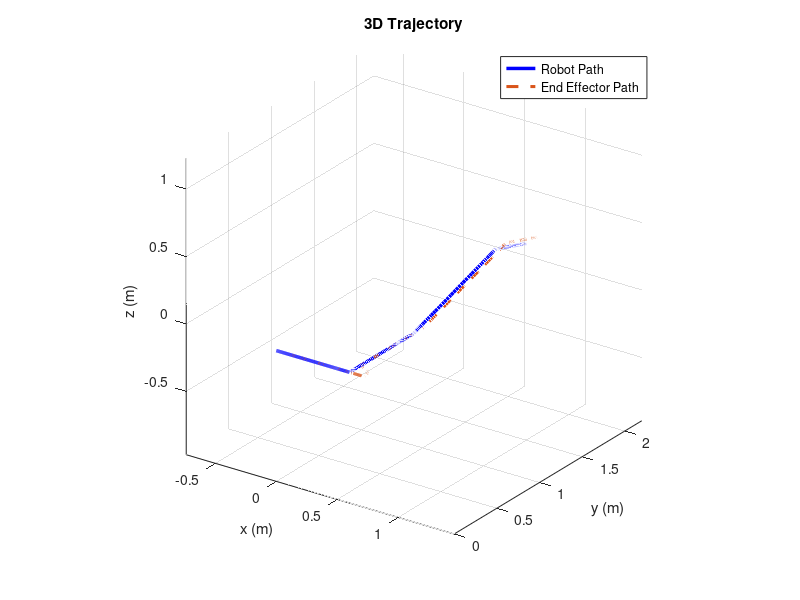
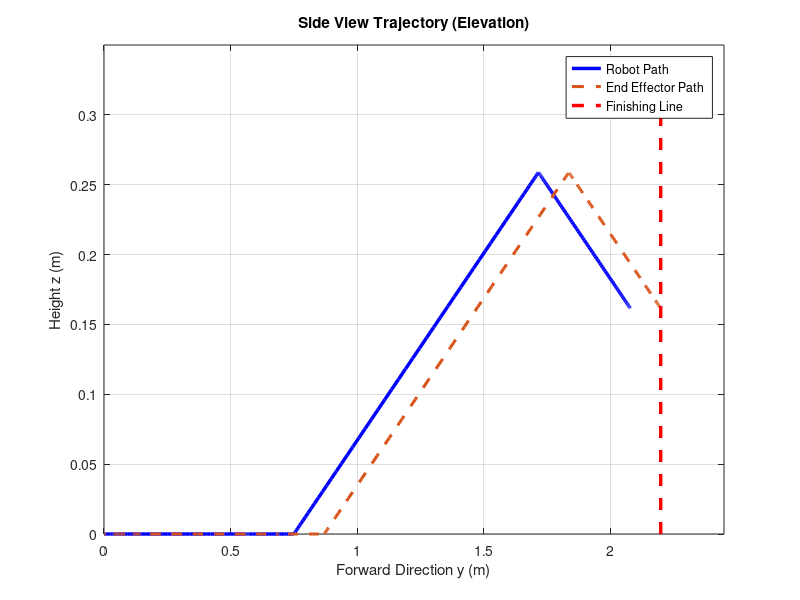
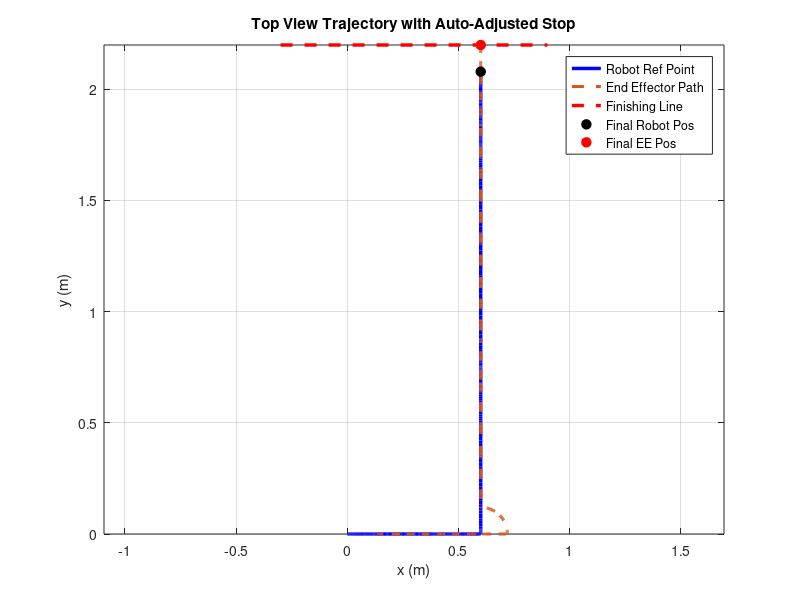
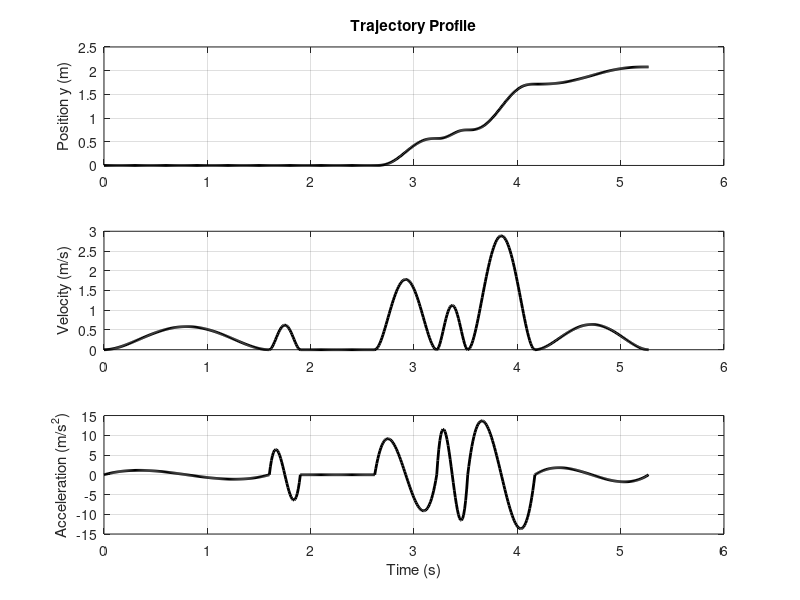

Here is the MATLAB script that generated these plots, in order: (Note: this script raises an error after producing the figures.)
clear; clc; close all;

%% =========================================================
%% PARAMETER ROBOT
%% =========================================================
m = 2.4;
r = 0.035;
L = 0.25;
CPR = 500;
Ts = 0.01;
g = 9.81;

Jz = (1/12)*m*(L^2 + 0.30^2);
ee_offset = 0.12;

%% =========================================================
%% PARAMETER KOMPETISI
%% =========================================================
We = 100;
Wt = 1;

%% =========================================================
%% PARAMETER TRACK
%% =========================================================
d1 = 0.50;
d2 = 0.75;
dup = 1.00;

alpha_peak_deg = 150;
beta_deg = (180 - alpha_peak_deg)/2;
beta = deg2rad(beta_deg);

%% =========================================================
%% FINISHING LINE
%% =========================================================
finish_y = d2 + dup*cos(beta) + 0.5*cos(beta);
finish_z = dup*sin(beta) - 0.5*sin(beta);

y_robot_target = finish_y - ee_offset;
ddown_robot = (y_robot_target - (d2 + dup*cos(beta))) / cos(beta);

if ddown_robot < 0
    error('Hasil target turunan negatif. Cek ee_offset atau geometri lintasan.');
end
if ddown_robot > 1.0
    error('Robot harus turun lebih dari 100 cm. Cek finishing line atau ee_offset.');
end

%% =========================================================
%% PARAMETER AGRESIVITAS
%% =========================================================
turn_aggr  = 2.20;
slope_aggr = 2.00;

d_preturn  = 0.10;
d_preslope = 0.18;

if d_preslope >= d2
    error('d_preslope harus lebih kecil dari d2');
end

d2_remain = d2 - d_preslope;

%% =========================================================
%% DURASI TIAP SEGMEN
%% =========================================================
T1  = 1.60;
T2a = 0.30;
T2b = 1.60 / turn_aggr;
T3  = 0.60;
T4a = 0.30;
T4b = 1.30 / slope_aggr;
T5  = 1.10;

%% =========================================================
%% FUNGSI QUINTIC
%% =========================================================
q   = @(tau) 10*tau.^3 - 15*tau.^4 + 6*tau.^5;
dq  = @(tau) 30*tau.^2 - 60*tau.^3 + 30*tau.^4;
ddq = @(tau) 60*tau - 180*tau.^2 + 120*tau.^3;

%% =========================================================
%% SEGMENT 1: MAJU LURUS AWAL
%% =========================================================
t1 = 0:Ts:T1; tau1 = t1/T1;
x1 = q(tau1) * d1;
y1 = zeros(size(t1));
z1 = zeros(size(t1));
theta1 = zeros(size(t1));
v1 = dq(tau1) * (d1/T1);
a1 = ddq(tau1) * (d1/T1^2);
omega1 = zeros(size(t1));
alpha1 = zeros(size(t1));

%% =========================================================
%% SEGMENT 2A: PRE-TURN APPROACH
%% =========================================================
t2a = 0:Ts:T2a; tau2a = t2a/T2a;
x2a = d1 + q(tau2a) * d_preturn;
y2a = zeros(size(t2a));
z2a = zeros(size(t2a));
theta2a = zeros(size(t2a));
v2a = dq(tau2a) * (d_preturn/T2a);
a2a = ddq(tau2a) * (d_preturn/T2a^2);
omega2a = zeros(size(t2a));
alpha2a = zeros(size(t2a));

%% =========================================================
%% SEGMENT 2B: BELOK KIRI 90 DEG
%% =========================================================
t2b = 0:Ts:T2b; tau2b = t2b/T2b;
x2b = ones(size(t2b)) * (d1 + d_preturn);
y2b = zeros(size(t2b));
z2b = zeros(size(t2b));
theta2b = q(tau2b) * (pi/2);
v2b = zeros(size(t2b));
a2b = zeros(size(t2b));
omega2b = dq(tau2b) * ((pi/2)/T2b);
alpha2b = ddq(tau2b) * ((pi/2)/T2b^2);

%% =========================================================
%% SEGMENT 3: MAJU SETELAH BELOK
%% =========================================================
t3 = 0:Ts:T3; tau3 = t3/T3;
x3 = ones(size(t3)) * (d1 + d_preturn);
y3 = q(tau3) * d2_remain;
z3 = zeros(size(t3));
theta3 = ones(size(t3)) * (pi/2);
v3 = dq(tau3) * (d2_remain/T3);
a3 = ddq(tau3) * (d2_remain/T3^2);
omega3 = zeros(size(t3));
alpha3 = zeros(size(t3));

%% =========================================================
%% SEGMENT 4A: PRE-SLOPE BOOST
%% =========================================================
t4a = 0:Ts:T4a; tau4a = t4a/T4a;
x4a = ones(size(t4a)) * (d1 + d_preturn);
y4a = d2_remain + q(tau4a) * d_preslope;
z4a = zeros(size(t4a));
theta4a = ones(size(t4a)) * (pi/2);
v4a = dq(tau4a) * (d_preslope/T4a);
a4a = ddq(tau4a) * (d_preslope/T4a^2);
omega4a = zeros(size(t4a));
alpha4a = zeros(size(t4a));

%% =========================================================
%% SEGMENT 4B: TANJAKAN
%% =========================================================
t4b = 0:Ts:T4b; tau4b = t4b/T4b;
s4b = q(tau4b) * dup;

x4b = ones(size(t4b)) * (d1 + d_preturn);
y4b = d2 + s4b*cos(beta);
z4b = s4b*sin(beta);
theta4b = ones(size(t4b)) * (pi/2);
v4b = dq(tau4b) * (dup/T4b);
a4b = ddq(tau4b) * (dup/T4b^2);
omega4b = zeros(size(t4b));
alpha4b = zeros(size(t4b));

%% =========================================================
%% SEGMENT 5: TURUN OTOMATIS
%% =========================================================
t5 = 0:Ts:T5; tau5 = t5/T5;
s5 = q(tau5) * ddown_robot;

x5 = ones(size(t5)) * (d1 + d_preturn);
y5 = d2 + dup*cos(beta) + s5*cos(beta);
z5 = dup*sin(beta) - s5*sin(beta);
theta5 = ones(size(t5)) * (pi/2);
v5 = dq(tau5) * (ddown_robot/T5);
a5 = ddq(tau5) * (ddown_robot/T5^2);
omega5 = zeros(size(t5));
alpha5 = zeros(size(t5));

%% =========================================================
%% GABUNG SEMUA SEGMEN
%% =========================================================
n1  = length(t1);
n2a = length(t2a) - 1;
n2b = length(t2b) - 1;
n3  = length(t3)  - 1;
n4a = length(t4a) - 1;
n4b = length(t4b) - 1;
n5  = length(t5)  - 1;

idx_seg1_start  = 1;                       idx_seg1_end  = n1;
idx_seg2a_start = idx_seg1_end + 1;        idx_seg2a_end = idx_seg2a_start + n2a - 1;
idx_seg2b_start = idx_seg2a_end + 1;       idx_seg2b_end = idx_seg2b_start + n2b - 1;
idx_seg3_start  = idx_seg2b_end + 1;       idx_seg3_end  = idx_seg3_start  + n3  - 1;
idx_seg4a_start = idx_seg3_end + 1;        idx_seg4a_end = idx_seg4a_start + n4a - 1;
idx_seg4b_start = idx_seg4a_end + 1;       idx_seg4b_end = idx_seg4b_start + n4b - 1;
idx_seg5_start  = idx_seg4b_end + 1;       idx_seg5_end  = idx_seg5_start  + n5  - 1;

t2as = t2a(2:end) + t1(end);
t2bs = t2b(2:end) + t2as(end);
t3s  = t3(2:end)  + t2bs(end);
t4as = t4a(2:end) + t3s(end);
t4bs = t4b(2:end) + t4as(end);
t5s  = t5(2:end)  + t4bs(end);

t_all     = [t1, t2as, t2bs, t3s, t4as, t4bs, t5s];
x_all     = [x1, x2a(2:end), x2b(2:end), x3(2:end), x4a(2:end), x4b(2:end), x5(2:end)];
y_all     = [y1, y2a(2:end), y2b(2:end), y3(2:end), y4a(2:end), y4b(2:end), y5(2:end)];
z_all     = [z1, z2a(2:end), z2b(2:end), z3(2:end), z4a(2:end), z4b(2:end), z5(2:end)];
theta_all = [theta1, theta2a(2:end), theta2b(2:end), theta3(2:end), theta4a(2:end), theta4b(2:end), theta5(2:end)];
v_all     = [v1, v2a(2:end), v2b(2:end), v3(2:end), v4a(2:end), v4b(2:end), v5(2:end)];
a_all     = [a1, a2a(2:end), a2b(2:end), a3(2:end), a4a(2:end), a4b(2:end), a5(2:end)];
omega_all = [omega1, omega2a(2:end), omega2b(2:end), omega3(2:end), omega4a(2:end), omega4b(2:end), omega5(2:end)];
alpha_all = [alpha1, alpha2a(2:end), alpha2b(2:end), alpha3(2:end), alpha4a(2:end), alpha4b(2:end), alpha5(2:end)];

%% =========================================================
%% KONVERSI KE RODA
%% =========================================================
vL = v_all - (L/2)*omega_all;
vR = v_all + (L/2)*omega_all;

wL = vL / r;
wR = vR / r;

aL = a_all - (L/2)*alpha_all;
aR = a_all + (L/2)*alpha_all;

%% =========================================================
%% ESTIMASI GAYA, TORSI, POWER
%% =========================================================
grade_force = zeros(size(t_all));

idx_slope_up   = (t_all >= t4bs(1)) & (t_all <= t4bs(end));
idx_slope_down = (t_all >= t5s(1))  & (t_all <= t5s(end));

grade_force(idx_slope_up)   =  m*g*sin(beta);
grade_force(idx_slope_down) = -m*g*sin(beta);

F_total = m*a_all + grade_force;
F_wheel = F_total / 2;

tau_trans = F_wheel * r;
tau_yaw_each = (Jz * alpha_all / L) * r;

tauL = tau_trans - tau_yaw_each;
tauR = tau_trans + tau_yaw_each;

PL = tauL .* wL;
PR = tauR .* wR;

%% =========================================================
%% ENCODER REFERENCE
%% =========================================================
distL = vL * Ts;
distR = vR * Ts;

countIncL = distL/(2*pi*r) * CPR;
countIncR = distR/(2*pi*r) * CPR;

countRefL = cumsum(countIncL);
countRefR = cumsum(countIncR);

%% =========================================================
%% POSISI END EFFECTOR
%% =========================================================
x_ee = x_all + ee_offset .* cos(theta_all);
y_ee = y_all + ee_offset .* sin(theta_all);
z_ee = z_all;

%% =========================================================
%% HASIL AKHIR
%% =========================================================
x_final = x_all(end);
y_final = y_all(end);
z_final = z_all(end);

x_ee_final = x_ee(end);
y_ee_final = y_ee(end);
z_ee_final = z_ee(end);

tol_mm = 1.0;
error_m = abs(finish_y - y_ee_final);
error_mm = error_m * 1000;

if y_ee_final <= finish_y + tol_mm/1000
    status = "QUALIFIED";
else
    status = "DISQUALIFIED";
end

travel_time_s = t_all(end);
performance_index = (error_mm * We) + (travel_time_s * Wt);
h_peak = dup*sin(beta);

[max_v, idx_max_v] = max(v_all);
[max_omega, idx_max_omega] = max(abs(omega_all));
[max_tauL, idx_max_tauL] = max(abs(tauL));
[max_tauR, idx_max_tauR] = max(abs(tauR));
[max_PL, idx_max_PL] = max(abs(PL));
[max_PR, idx_max_PR] = max(abs(PR));

%% =========================================================
%% INFO HASIL
%% =========================================================
fprintf('====================================================\n');
fprintf('TRAJECTORY SUMMARY - CASE A\n');
fprintf('====================================================\n');
fprintf('Total samples / trajLength    = %d\n', length(t_all));
fprintf('Waktu total                   = %.2f s\n', travel_time_s);
fprintf('Sudut slope beta              = %.1f deg\n', beta_deg);
fprintf('Tinggi puncak                 = %.3f m\n', h_peak);
fprintf('----------------------------------------------------\n');
fprintf('Index Seg 1  lurus awal       = %d - %d\n', idx_seg1_start,  idx_seg1_end);
fprintf('Index Seg 2A pre-turn         = %d - %d\n', idx_seg2a_start, idx_seg2a_end);
fprintf('Index Seg 2B belok            = %d - %d\n', idx_seg2b_start, idx_seg2b_end);
fprintf('Index Seg 3  lurus stl turn   = %d - %d\n', idx_seg3_start,  idx_seg3_end);
fprintf('Index Seg 4A pre-slope        = %d - %d\n', idx_seg4a_start, idx_seg4a_end);
fprintf('Index Seg 4B tanjakan         = %d - %d\n', idx_seg4b_start, idx_seg4b_end);
fprintf('Index Seg 5  turunan          = %d - %d\n', idx_seg5_start,  idx_seg5_end);
fprintf('----------------------------------------------------\n');
fprintf('Final EE y                    = %.3f m\n', y_ee_final);
fprintf('Error akhir                   = %.3f mm\n', error_mm);
fprintf('Status run                    = %s\n', status);
fprintf('Performance Index             = %.2f\n', performance_index);
fprintf('Peak linear velocity          = %.3f m/s\n', max_v);
fprintf('Peak angular velocity         = %.3f rad/s\n', max_omega);
fprintf('Peak torque L / R             = %.4f / %.4f N.m\n', max_tauL, max_tauR);
fprintf('Peak power L / R              = %.4f / %.4f W\n', max_PL, max_PR);
fprintf('Encoder akhir L / R           = %.1f / %.1f count\n', countRefL(end), countRefR(end));
fprintf('====================================================\n');

%% =========================================================
%% PLOT 1: 3D TRAJECTORY
%% =========================================================
figure('Name','3D Trajectory','Color','w');
plot3(x_all, y_all, z_all, 'b-', 'LineWidth', 2.5); hold on;
plot3(x_ee, y_ee, z_ee, '--', 'Color', [0.85 0.33 0.10], 'LineWidth', 2.2);

grid on;
xlabel('x (m)');
ylabel('y (m)');
zlabel('z (m)');
title('3D Trajectory','FontWeight','bold');
legend('Robot Path','End Effector Path','Location','best');
view(35,25);
axis equal;

%% =========================================================
%% PLOT 2: SIDE VIEW ELEVATION
%% =========================================================
figure('Name','Side View Trajectory','Color','w');
plot(y_all, z_all, 'b-', 'LineWidth', 2.5); hold on;
plot(y_ee, z_ee, '--', 'Color', [0.85 0.33 0.10], 'LineWidth', 2.2);
plot([finish_y finish_y], [0 0.30], 'r--', 'LineWidth', 2.5);

grid on;
xlabel('Forward Direction y (m)');
ylabel('Height z (m)');
title('Side View Trajectory (Elevation)','FontWeight','bold');
legend('Robot Path','End Effector Path','Finishing Line','Location','best');
xlim([0 finish_y+0.25]);
ylim([0 0.35]);

%% =========================================================
%% PLOT 3: TOP VIEW TRAJECTORY
%% =========================================================
figure('Name','Top View Trajectory','Color','w');
plot(x_all, y_all, 'b-', 'LineWidth', 2.5); hold on;
plot(x_ee, y_ee, '--', 'Color', [0.85 0.33 0.10], 'LineWidth', 2.2);
plot([min(x_all)-0.3, max(x_all)+0.3], [finish_y finish_y], 'r--', 'LineWidth', 2.5);

plot(x_final, y_final, 'ko', 'MarkerFaceColor','k', 'MarkerSize', 7);
plot(x_ee_final, y_ee_final, 'ro', 'MarkerFaceColor','r', 'MarkerSize', 7);

grid on;
axis equal;
xlabel('x (m)');
ylabel('y (m)');
title('Top View Trajectory with Auto-Adjusted Stop','FontWeight','bold');
legend('Robot Ref Point','End Effector Path','Finishing Line', ...
       'Final Robot Pos','Final EE Pos','Location','best');

%% =========================================================
%% PLOT 4: TRAJECTORY PROFILE 3 GRAFIK DALAM 1 GAMBAR
%% =========================================================
figure('Name','Trajectory Profile','Color','w');

subplot(3,1,1);
plot(t_all, y_all, 'k-', 'LineWidth', 2);
grid on;
ylabel('Position y (m)');
title('Trajectory Profile','FontWeight','bold');

subplot(3,1,2);
plot(t_all, v_all, 'k-', 'LineWidth', 2);
grid on;
ylabel('Velocity (m/s)');

subplot(3,1,3);
plot(t_all, a_all, 'k-', 'LineWidth', 2);
grid on;
xlabel('Time (s)');
ylabel('Acceleration (m/s^2)');

%% =========================================================
%% PLOT 5: WHEEL VELOCITY REFERENCE
%% =========================================================
figure('Name','Wheel Velocity Reference','Color','w');
plot(t_all, vL, 'LineWidth', 1.5); hold on;
plot(t_all, vR, 'LineWidth', 1.5);
grid on;
xlabel('Time (s)');
ylabel('Wheel Velocity (m/s)');
legend('v_L','v_R','Location','best');
title('Wheel Velocity Reference');

%% =========================================================
%% PLOT 6: ENCODER REFERENCE
%% =========================================================
figure('Name','Encoder Reference','Color','w');
plot(t_all, countRefL, 'LineWidth', 1.5); hold on;
plot(t_all, countRefR, 'LineWidth', 1.5);
grid on;
xlabel('Time (s)');
ylabel('Encoder Counts');
legend('Left','Right','Location','best');
title('Encoder Reference');

%% =========================================================
%% EXPORT CSV
%% =========================================================
trajTable = table( ...
    t_all(:), x_all(:), y_all(:), z_all(:), ...
    x_ee(:), y_ee(:), z_ee(:), ...
    rad2deg(theta_all(:)), ...
    v_all(:), a_all(:), omega_all(:), alpha_all(:), ...
    vL(:), vR(:), wL(:), wR(:), ...
    tauL(:), tauR(:), PL(:), PR(:), ...
    countRefL(:), countRefR(:), ...
    'VariableNames', {'time_s','x_m','y_m','z_m', ...
                      'xEE_m','yEE_m','zEE_m','heading_deg', ...
                      'v_body_mps','a_body_mps2','omega_body_radps','alpha_body_radps2', ...
                      'vL_mps','vR_mps','wL_radps','wR_radps', ...
                      'tauL_Nm','tauR_Nm','PL_W','PR_W', ...
                      'countRefL','countRefR'});

writetable(trajTable, 'trajectory_caseA_fast.csv');

%% =========================================================
%% EXPORT trajectory_arrays.h UNTUK ARDUINO
%% =========================================================
fid = fopen('trajectory_arrays.h','w');

fprintf(fid, '// AUTO-GENERATED dari MATLAB. Jangan edit manual.\n');
fprintf(fid, '#ifndef TRAJECTORY_ARRAYS_H\n');
fprintf(fid, '#define TRAJECTORY_ARRAYS_H\n\n');
fprintf(fid, '#include <avr/pgmspace.h>\n\n');

fprintf(fid, 'const unsigned int Ts_ms     = %d;\n', round(Ts*1000));
fprintf(fid, 'const int trajLength = %d;\n\n', length(t_all));

fprintf(fid, '// Index batas segmen 0-based untuk Arduino\n');
fprintf(fid, 'const int IDX_SEG1_START  = %d;\n', idx_seg1_start  - 1);
fprintf(fid, 'const int IDX_SEG1_END    = %d;\n', idx_seg1_end    - 1);
fprintf(fid, 'const int IDX_SEG2A_START = %d;\n', idx_seg2a_start - 1);
fprintf(fid, 'const int IDX_SEG2A_END   = %d;\n', idx_seg2a_end   - 1);
fprintf(fid, 'const int IDX_SEG2B_START = %d;\n', idx_seg2b_start - 1);
fprintf(fid, 'const int IDX_SEG2B_END   = %d;\n', idx_seg2b_end   - 1);
fprintf(fid, 'const int IDX_SEG3_START  = %d;\n', idx_seg3_start  - 1);
fprintf(fid, 'const int IDX_SEG3_END    = %d;\n', idx_seg3_end    - 1);
fprintf(fid, 'const int IDX_SEG4A_START = %d;\n', idx_seg4a_start - 1);
fprintf(fid, 'const int IDX_SEG4A_END   = %d;\n', idx_seg4a_end   - 1);
fprintf(fid, 'const int IDX_SEG4B_START = %d;\n', idx_seg4b_start - 1);
fprintf(fid, 'const int IDX_SEG4B_END   = %d;\n', idx_seg4b_end   - 1);
fprintf(fid, 'const int IDX_SEG5_START  = %d;\n', idx_seg5_start  - 1);
fprintf(fid, 'const int IDX_SEG5_END    = %d;\n\n', idx_seg5_end  - 1);

fprintf(fid, 'const long countRefL[] PROGMEM = {\n');
for i = 1:length(countRefL)
    fprintf(fid, '%ld', round(countRefL(i)));
    if i < length(countRefL)
        fprintf(fid, ',');
    end
    if mod(i,10)==0
        fprintf(fid, '\n');
    end
end
fprintf(fid, '\n};\n\n');

fprintf(fid, 'const long countRefR[] PROGMEM = {\n');
for i = 1:length(countRefR)
    fprintf(fid, '%ld', round(countRefR(i)));
    if i < length(countRefR)
        fprintf(fid, ',');
    end
    if mod(i,10)==0
        fprintf(fid, '\n');
    end
end
fprintf(fid, '\n};\n\n');

fprintf(fid, '#endif\n');
fclose(fid);

disp('File trajectory_caseA_fast.csv dan trajectory_arrays.h berhasil disimpan.');
